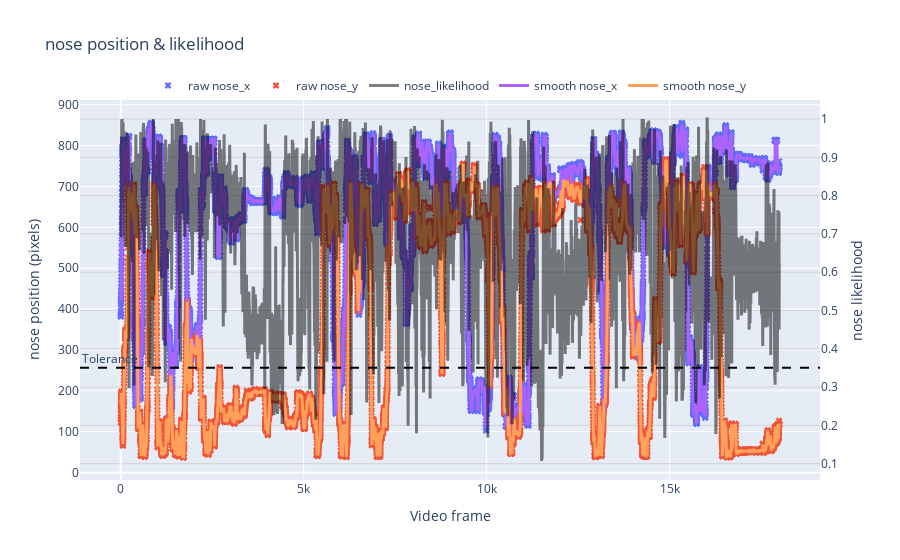

Notebook code for this chart:
### Code cell
rst.plot_raw_vs_smooth(params, df_raw, df_smooth, bodypart='nose')

### Figure 1 — Plotly figure (JSON) as saved in the notebook; plotly's stock layout.template omitted (floating-point values rounded to 4 significant figures; data arrays with more than 128 entries replaced by an {"elided": "..."} marker saying what was removed)
{"data": [{"marker": {"size": 6, "symbol": "x"}, "mode": "markers", "name": "raw nose_x", "type": "scatter", "x": {"elided": "18000 int values"}, "y": {"elided": "18000 float values"}}, {"marker": {"size": 6, "symbol": "x"}, "mode": "markers", "name": "raw nose_y", "type": "scatter", "x": {"elided": "18000 int values"}, "y": {"elided": "18000 float values"}}, {"line": {"color": "black", "width": 3}, "name": "nose_likelihood", "opacity": 0.5, "type": "scatter", "x": {"elided": "18000 int values"}, "y": {"elided": "18000 float values"}, "yaxis": "y2"}, {"line": {"width": 3}, "name": "smooth nose_x", "type": "scatter", "x": {"elided": "18000 int values"}, "y": {"elided": "18000 float values"}}, {"line": {"width": 3}, "name": "smooth nose_y", "type": "scatter", "x": {"elided": "18000 int values"}, "y": {"elided": "18000 float values"}}], "layout": {"annotations": [{"showarrow": false, "text": "Tolerance", "x": 0, "xanchor": "left", "xref": "paper", "y": 0.3757, "yref": "y2"}], "legend": {"orientation": "h", "x": 0.5, "xanchor": "center", "y": 1, "yanchor": "bottom"}, "shapes": [{"line": {"color": "black", "dash": "dash"}, "type": "line", "x0": 0, "x1": 1, "xref": "paper", "y0": 0.3507, "y1": 0.3507, "yref": "y2"}], "title": {"text": "nose position & likelihood"}, "xaxis": {"title": {"text": "Video frame"}}, "yaxis": {"title": {"text": "nose position (pixels)"}}, "yaxis2": {"gridcolor": "lightgray", "overlaying": "y", "side": "right", "title": {"text": "nose likelihood"}}}}
